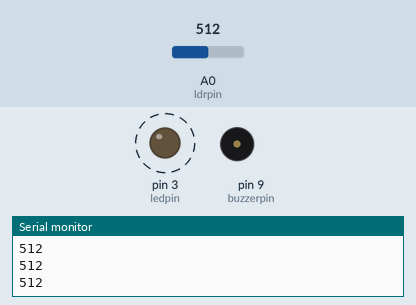
This sketch was run on a simulated Arduino Uno, built with avr-gcc and run on an emulated ATmega328P. On the bench: output pins drawn as LEDs (lit = HIGH), buzzer (waves = sounding), the last lines printed to the serial monitor. Dashed ring = blinking. Inputs (shaded band) come from the test bench; at power-on: A0 (ldrpin) = 512. Pins used as bus, display or sensor lines are not drawn.

Above: at 1.2 s.
1.3 s: A0 (ldrpin) set to 787
4.3 s: A0 (ldrpin) set to 814
At 4.8 s:
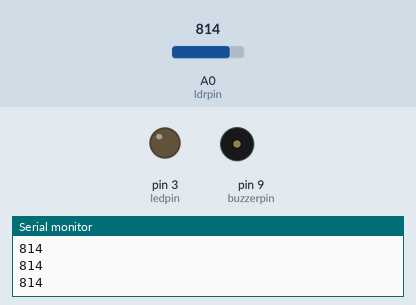
5.8 s: A0 (ldrpin) set to 790
At 6.16 s:
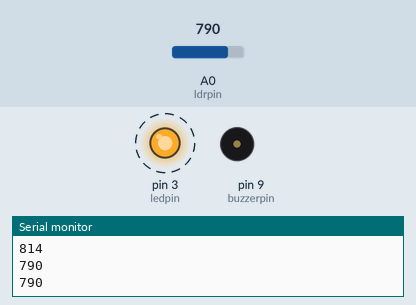
8.8 s: A0 (ldrpin) set to 810
Timing chart, 0 to 11.3 s (numbered marks = the images above; inputs shaded):
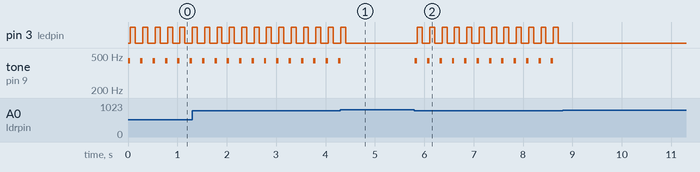

Measured:
- the behaviour switches between 799 and 800 on A0 (ldrpin) (found by bisection; images 0 and 1)
- after the input at 4.3 s, pin 3 (ledpin): goes on until 4.4 s, then stays LOW; tone on pin 9 (buzzerpin): goes on until 4.3 s, then stays silent
- after the input at 5.8 s, pin 3 (ledpin): alternates HIGH for 0.10 s and LOW for 0.15 s, starting after 0.06 s; tone on pin 9 (buzzerpin): alternates 440 Hz for 0.05 s and silent for 0.20 s, starting at once
- after the input at 8.8 s, pin 3 (ledpin): stops changing and stays LOW; tone on pin 9 (buzzerpin): stops changing and stays silent
- by itself, pin 3 (ledpin): alternates HIGH for 0.10 s and LOW for 0.15 s
- by itself, tone on pin 9 (buzzerpin): alternates 440 Hz for 0.05 s and silent for 0.20 s

The sketch:

_3.11.1._Lazer_sensor_ev_alarm_sistemi.ino
```cpp
const int buzzerpin=9; //Buzzer pin tanımlanır
int ledpin=3; //LED pini tanımlanır.
int lasersensorpin=6; //Lazer sensör pini tanımlanır.
int ldrpin=A0; //LDR pini tanımlanır.
int deger; //deger isimli bir değişken atanır.
void setup() {

Serial.begin(9600);  //seri veri alışverişi başlatılır.
pinMode(buzzerpin, OUTPUT); //Buzzer pini çıkış olarak tanımlanır.
pinMode(lasersensorpin, OUTPUT); //Lazer sensör pini tanımlanır.
pinMode(ledpin, OUTPUT);  //LED pini tanımlanır.
}

void loop() {

digitalWrite(lasersensorpin, HIGH); //Lazer sensör çalıştırılır ve hazır hale getirilir.
deger =analogRead(A0); //LDR pininden analog değer okunur.
Serial.println(deger);  //Okunan analog değer seri port ekranına yazdırılır.
if (deger <800)  //Eğer analog değer eşik değer olan 800 altına düşerse...
{
tone(buzzerpin, 440);  //Buzzer ses verir.
delay(50);
noTone(buzzerpin);
digitalWrite(ledpin, HIGH); //LED yanar.
delay(100); // Bu delay LED'in devamlı olarak değil, blink olarak yanmasını sağlar.
digitalWrite(ledpin,LOW);
}
else
{
noTone(buzzerpin); //delay ve noTone, buzzerin kesikli şekilde(alarm) ses vermesini sağlar.
digitalWrite(ledpin,LOW);
}
delay(100); //Her 0.1 saniyede sensörden okuma yapılır.
}
```
